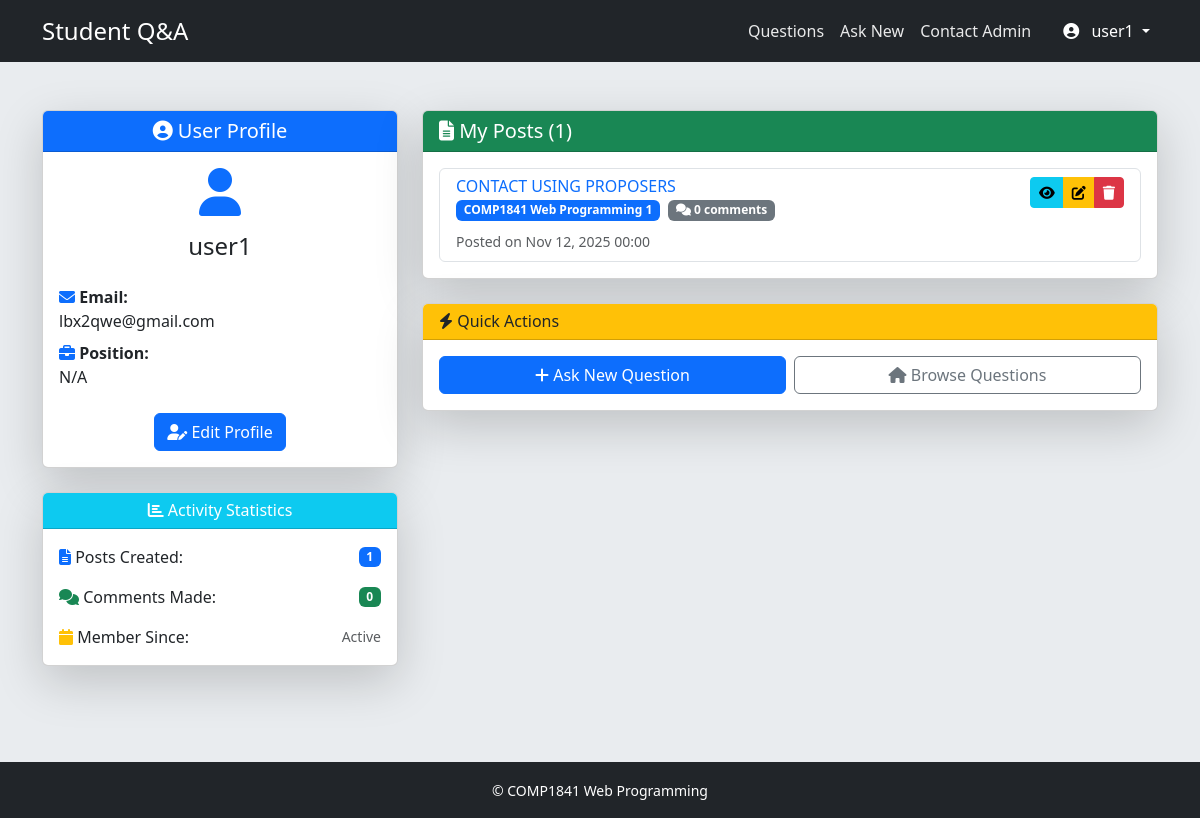
The app's page /cw1841/profile.php (signed in) with its own data.
### tables this page shows
CREATE TABLE `users` (
  `UserID` int(11) NOT NULL AUTO_INCREMENT,
  `Username` varchar(50) NOT NULL,
  `Password` varchar(255) NOT NULL,
  `Name` varchar(100) NOT NULL,
  `DateOfBirth` date DEFAULT NULL,
  `PhoneNumber` varchar(15) DEFAULT NULL,
  `Email` varchar(100) NOT NULL,
  `Position` varchar(50) DEFAULT NULL,
  `Avatar` varchar(255) DEFAULT NULL,
  PRIMARY KEY (`UserID`),
  UNIQUE KEY `Username` (`Username`),
  UNIQUE KEY `Email` (`Email`)
);

CREATE TABLE `posts` (
  `PostID` int(11) NOT NULL AUTO_INCREMENT,
  `UserID` int(11) NOT NULL,
  `ModuleID` int(11) NOT NULL,
  `Title` varchar(255) NOT NULL,
  `Content` text DEFAULT NULL,
  `ImagePath` varchar(255) DEFAULT NULL,
  `PostDate` datetime DEFAULT current_timestamp(),
  PRIMARY KEY (`PostID`),
  KEY `idx_posts_user` (`UserID`),
  KEY `idx_posts_module` (`ModuleID`),
  KEY `idx_posts_date` (`PostDate`),
  CONSTRAINT `posts_ibfk_1` FOREIGN KEY (`UserID`) REFERENCES `users` (`UserID`) ON DELETE CASCADE,
  CONSTRAINT `posts_ibfk_2` FOREIGN KEY (`ModuleID`) REFERENCES `modules` (`ModuleID`) ON DELETE CASCADE
);

CREATE TABLE `modules` (
  `ModuleID` int(11) NOT NULL AUTO_INCREMENT,
  `ModuleName` varchar(100) NOT NULL,
  PRIMARY KEY (`ModuleID`),
  UNIQUE KEY `ModuleName` (`ModuleName`)
);

### cw1841/profile.php (the view, shortened to what this page needs)
<?php
include 'config.php';
$user_details = [];
$user_posts = [];
$comment_count = 0;
try {
    $pdo = new PDO($dsn, $user, $pass);
    $pdo->setAttribute(PDO::ATTR_ERRMODE, PDO::ERRMODE_EXCEPTION);
    $user_id = $_SESSION['user_id'];
    $user_sql = "SELECT UserID, Username, Name, Email, Position, DateOfBirth, PhoneNumber
                 FROM users WHERE UserID = :user_id";
    $user_stmt = $pdo->prepare($user_sql);
    $user_stmt->bindParam(':user_id', $user_id, PDO::PARAM_INT);
    $user_stmt->execute();
    $user_details = $user_stmt->fetch(PDO::FETCH_ASSOC);
    $post_count_sql = "SELECT COUNT(*) FROM posts WHERE UserID = :user_id";
    $post_count_stmt = $pdo->prepare($post_count_sql);
    $post_count_stmt->bindParam(':user_id', $user_id, PDO::PARAM_INT);
    $post_count_stmt->execute();
    $post_count = $post_count_stmt->fetchColumn();
    $comment_count_sql = "SELECT COUNT(*) FROM comments WHERE UserID = :user_id";
    $comment_count_stmt = $pdo->prepare($comment_count_sql);
    $comment_count_stmt->bindParam(':user_id', $user_id, PDO::PARAM_INT);
    $comment_count_stmt->execute();
    $comment_count = $comment_count_stmt->fetchColumn();
    $posts_sql = "SELECT p.PostID, p.Title, p.PostDate, p.ImagePath, m.ModuleName,
                         COUNT(c.CommentID) as CommentCount
                  FROM posts p
                  INNER JOIN modules m ON p.ModuleID = m.ModuleID
                  LEFT JOIN comments c ON p.PostID = c.PostID
                  WHERE p.UserID = :user_id
                  GROUP BY p.PostID
                  ORDER BY p.PostDate DESC";
    $posts_stmt = $pdo->prepare($posts_sql);
    $posts_stmt->bindParam(':user_id', $user_id, PDO::PARAM_INT);
    $posts_stmt->execute();
    $user_posts = $posts_stmt->fetchAll(PDO::FETCH_ASSOC);
} catch (PDOException $e) {
    $error = "Database Error: " . $e->getMessage();
}
include 'header.php';
?>
<div class="row">
    <div class="col-md-4">
        <div class="card shadow-lg mb-4">
            <div class="card-header bg-primary text-white text-center">
                <h5 class="mb-0"><i class="fas fa-user-circle"></i> User Profile</h5>
            </div>
            <div class="card-body text-center">
                <div class="mb-3">
                    <i class="fas fa-user fa-3x text-primary"></i>
                </div>
                <h4><?= htmlspecialchars($user_details['Name']) ?></h4>
                <div class="row text-start mt-4">
                    <div class="col-12 mb-2">
                        <strong><i class="fas fa-envelope text-primary"></i> Email:</strong><br>
                        <?= htmlspecialchars($user_details['Email']) ?>
                    </div>
                    <div class="col-12 mb-2">
                        <strong><i class="fas fa-briefcase text-primary"></i> Position:</strong><br>
                        <?= htmlspecialchars($user_details['Position'] ?: 'Not specified') ?>
                    </div>
                </div>
                <div class="text-center mt-3">
                    <a href="edit_profile.php" class="btn btn-primary">
                        <i class="fas fa-user-edit"></i> Edit Profile
                    </a>
                </div>
            </div>
        </div>
        <div class="card shadow-lg">
            <div class="card-header bg-info text-white text-center">
                <h6 class="mb-0"><i class="fas fa-chart-bar"></i> Activity Statistics</h6>
            </div>
            <div class="card-body">
                <div class="d-flex justify-content-between align-items-center mb-3">
                    <span><i class="fas fa-file-alt text-primary"></i> Posts Created:</span>
                    <span class="badge bg-primary"><?= $post_count ?></span>
                </div>
                <div class="d-flex justify-content-between align-items-center mb-3">
                    <span><i class="fas fa-comments text-success"></i> Comments Made:</span>
                    <span class="badge bg-success"><?= $comment_count ?></span>
                </div>
                <div class="d-flex justify-content-between align-items-center">
                    <span><i class="fas fa-calendar text-warning"></i> Member Since:</span>
                    <small class="text-muted">Active</small>
                </div>
            </div>
        </div>
    </div>
    <div class="col-md-8">
        <div class="card shadow-lg">
            <div class="card-header bg-success text-white d-flex justify-content-between align-items-center">
                <h5 class="mb-0"><i class="fas fa-file-alt"></i> My Posts (<?= $post_count ?>)</h5>
            </div>
            <div class="card-body">
                <?php if (empty($user_posts)): ?>
                    <div class="text-center text-muted py-4">
                        <i class="fas fa-file-alt fa-3x mb-3"></i>
                        <p>You haven't created any posts yet.</p>
                        <a href="post_question.php" class="btn btn-primary">Create Your First Post</a>
                    </div>
                <?php else: ?>
                    <div class="list-group">
                        <?php foreach ($user_posts as $post): ?>
                        <div class="list-group-item">
                            <div class="d-flex w-100 justify-content-between align-items-start">
                                <div class="flex-grow-1">
                                    <h6 class="mb-1">
                                        <a href="view_post.php?id=<?= $post['PostID'] ?>" class="text-decoration-none">
                                            <?= htmlspecialchars($post['Title']) ?>
                                        </a>
                                    </h6>
                                    <div class="d-flex gap-2 mb-2">
                                        <span class="badge bg-primary"><?= htmlspecialchars($post['ModuleName']) ?></span>
                                        <span class="badge bg-secondary">
                                            <i class="fas fa-comments"></i> <?= $post['CommentCount'] ?> comments
                                        </span>
                                    </div>
                                    <small class="text-muted">
                                        Posted on <?= date('M d, Y H:i', strtotime($post['PostDate'])) ?>
                                    </small>
                                </div>
                                <div class="btn-group btn-group-sm ms-3">
                                    <a href="view_post.php?id=<?= $post['PostID'] ?>" class="btn btn-info" title="View">
                                        <i class="fas fa-eye"></i>
                                    </a>
                                    <a href="edit_post.php?id=<?= $post['PostID'] ?>" class="btn btn-warning" title="Edit">
                                        <i class="fas fa-edit"></i>
                                    </a>
                                    <a href="delete_post.php?id=<?= $post['PostID'] ?>" class="btn btn-danger"
                                       onclick="return confirm('Are you sure you want to delete this post?')" title="Delete">
                                        <i class="fas fa-trash"></i>
                                    </a>
                                </div>
                            </div>
                        </div>
                        <?php endforeach; ?>
                    </div>
                <?php endif; ?>
            </div>
        </div>
        <div class="card shadow-lg mt-4">
            <div class="card-header bg-warning text-dark">
                <h6 class="mb-0"><i class="fas fa-bolt"></i> Quick Actions</h6>
            </div>
            <div class="card-body">
                <div class="row g-2">
                    <div class="col-md-6">
                        <a href="post_question.php" class="btn btn-primary w-100">
                            <i class="fas fa-plus"></i> Ask New Question
                        </a>
                    </div>
                    <div class="col-md-6">
                        <a href="home.php" class="btn btn-outline-secondary w-100">
                            <i class="fas fa-home"></i> Browse Questions
                        </a>
                    </div>
                </div>
            </div>
        </div>
    </div>
</div>
<?php
include 'footer.php';
?>

### cw1841/header.php (style rules this page uses)
body { background-color: #e9ecef; }

### records on screen
users: Name "user1", Email "lbx2qwe@gmail.com", Position "N/A"
posts: Title "CONTACT USING PROPOSERS", ModuleID.ModuleName "COMP1841 Web Programming 1", CommentCount "0", PostDate "Nov 12, 2025 00:00"

### other values on screen
$_SESSION['name'] "user1"
$post_count "1"
$comment_count "0"
